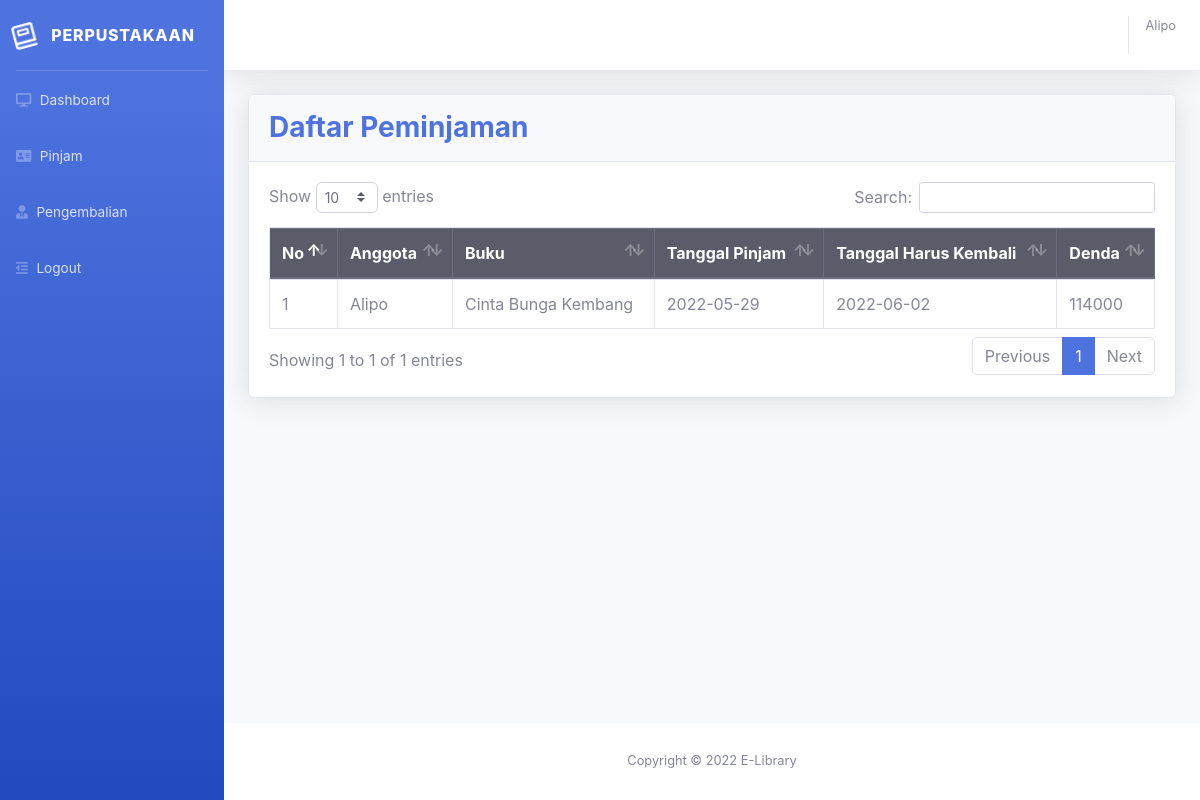
/anggota/pinjam.php (signed in), run on the app's committed database.
### tables this page shows
CREATE TABLE `pinjam` (
  `id` int(11) NOT NULL,
  `idagt` varchar(10) NOT NULL,
  `kdbuku` varchar(10) NOT NULL,
  `tglp` date NOT NULL,
  `tglhk` date NOT NULL
);

CREATE TABLE `anggota` (
  `id` int(11) NOT NULL,
  `idagt` varchar(10) NOT NULL,
  `nama` varchar(40) NOT NULL,
  `password` varchar(40) NOT NULL,
  `t4lahir` varchar(40) NOT NULL,
  `tglhr` date NOT NULL,
  `jkel` varchar(11) NOT NULL,
  `alamat` varchar(40) NOT NULL
);

CREATE TABLE `buku` (
  `id` int(11) NOT NULL,
  `kdbuku` varchar(15) NOT NULL,
  `judul` varchar(100) NOT NULL,
  `tahun` varchar(4) NOT NULL,
  `jumlah` int(5) NOT NULL,
  `idpeng` int(11) NOT NULL,
  `idpen` int(11) NOT NULL
);

### anggota/pinjam.php (the view, shortened to what this page needs)
<?php
include 'header.php';
?>
<div class="container-fluid">
    <div class="card shadow mb-4">
        <div class="card-header py-3">
            <h3 class="m-0 font-weight-bold text-primary">
                Daftar Peminjaman
            </h3>
        </div>
        <div class="card-body">
            <div class="table-responsive">
                <table class="table table-bordered" id="dataTable" width="100%" cellspacing="0">
                <thead class="thead-dark">
                        <tr>
                            <th>No</th>
                            <th>Anggota</th>
                            <th>Buku</th>
                            <th>Tanggal Pinjam</th>
                            <th>Tanggal Harus Kembali</th>
                            <th>Denda</th>
                        </tr>
                    </thead>
                    <tbody>
                        <?php $no = 1;
                        $row = mysqli_query($conn,"SELECT a.id, a.tglp, a.tglhk, b.nama, c.judul FROM pinjam a, anggota b, buku c WHERE a.idagt = '$id' AND a.idagt=b.idagt AND a.kdbuku=c.kdbuku ");
                        while ($data = mysqli_fetch_assoc($row)) : ?>
                        <tr >
                            <td><?= $no; ?></td>
                            <td><?= $data["nama"]; ?></td>
                            <td><?= $data["judul"]; ?></td>
                            <td><?= $data["tglp"]; ?></td>
                            <td><?= $data["tglhk"]; ?></td>
                            <?php
                                $now = strtotime(date('Y-m-d'));
                                $kembali = strtotime($data['tglhk']);
                                $selisih = $now-$kembali;
                                $days = $selisih/3600/24;
                                if($days<0){
                                    $denda = 0;
                                }else{
                                    $denda = 3000*$days;
                                }
                            ?>
                            <td><?= $denda ?></td>
                        </tr>
                        <?php $no++; ?>
                        <?php endwhile; ?>
                    </tbody>
                </table>
            </div>
        </div>
    </div>
</div>
</div>
<?php include 'footer.php'; ?>

### data on the page
pinjam: anggota.nama "Alipo", buku.judul "Cinta Bunga Kembang", tglp "2022-05-29", tglhk "2022-06-02", tglhk "114000"

### other printed values
$nama "Alipo"
